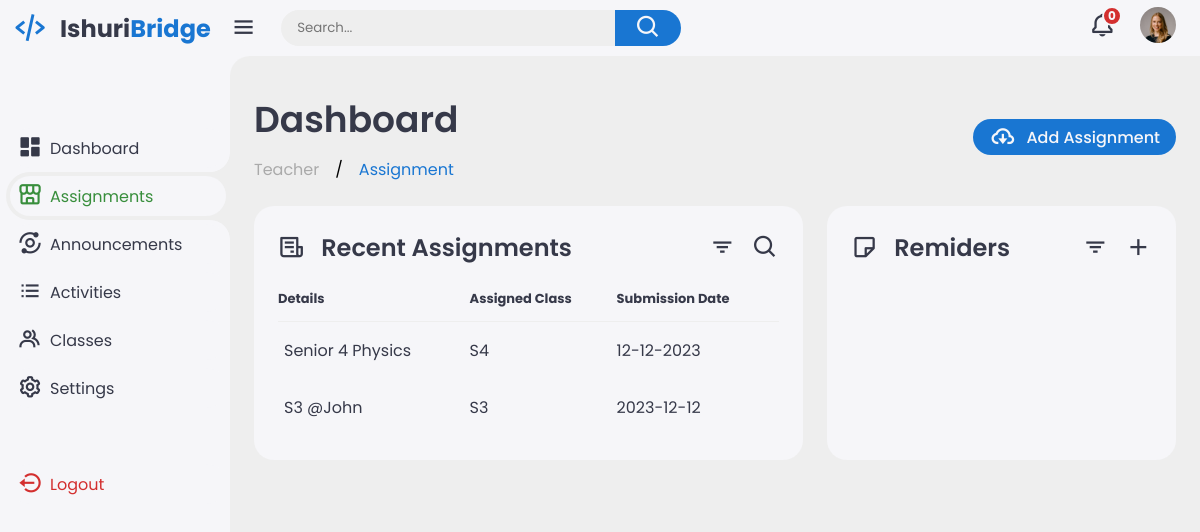
The app's page /assignments/ (signed in) with its own data.
### base/models.py (models this page shows, shortened)
class Teacher(AbstractBaseUser, PermissionsMixin):
    email = models.EmailField(unique=True, null=True)
    name = models.CharField(max_length=150, unique=True, null=True)
    is_active = models.BooleanField(default=True)
    is_staff = models.BooleanField(default=False)
    avatar = models.ImageField(null=False, default='avatar.svg')
    objects = CustomUserManager()
    USERNAME_FIELD = 'email'
    REQUIRED_FIELDS = ['username']

class Assignment(models.Model):
    host = models.ForeignKey(Teacher, on_delete=models.CASCADE, null=True)
    name = models.CharField(max_length=200, null=True)
    description = models.TextField(null=True)
    assigned_class = models.IntegerField(null=True)
    submission_date = models.CharField(max_length=300, null=True)
    uploaded = models.DateTimeField(auto_now=True)
    class Meta:
        ordering = ['-uploaded']

### base/views.py (the view)
# urls.py: path('assignments/', views.viewAssignments, name="view-assignments"),
@login_required(login_url='login')
def viewAssignments(request):
    assignments = Assignment.objects.filter(host=request.user)
    announcements = Announcement.objects.all()
    context = {'assignments': assignments, 'announcements': announcements,}
    return render(request, 'html/assignments-view.html', context)

### base/templates/html/assignments-view.html (shortened to what this page needs)
{% extends 'main.html' %}
{% load static %}
{% block content %}
<div class="sidebar">
    <a href="#" class="logo">
        <i class='bx bx-code-alt'></i>
        <div class="logo-name"><span>Ishuri</span>Bridge</div>
    </a>
    <ul class="side-menu">
        <li><a href="{% url 'teacher' %}"><i class='bx bxs-dashboard'></i>Dashboard</a></li>
        <li class="active"><a href="{% url 'add-assignment' %}"><i class='bx bx-store-alt'></i>Assignments</a></li>
        <li><a href="#"><i class='bx bx-analyse'></i>Announcements</a></li>
        <li><a href="{% url 'view-activities'%}"><i class='bx bx-list-ul'></i>Activities</a></li>
        <li><a href="{% url 'classes-view' %}"><i class='bx bx-group'></i>Classes</a></li>
        <li><a href="{% url 'user-profile' request.user.id %}"><i class='bx bx-cog'></i>Settings</a></li>
    </ul>
    <ul class="side-menu">
        <li>
            <a href="{% url 'logout' %}" class="logout">
                <i class='bx bx-log-out-circle'></i>
                Logout
            </a>
        </li>
    </ul>
</div>
<div class="content">
    <main>
        <div class="header">
            <div class="left">
                <h1>Dashboard</h1>
                <ul class="breadcrumb">
                    <li><a href="#">
                            Teacher
                        </a></li>
                    /
                    <li><a href="" class="active">Assignment</a></li>
                </ul>
            </div>
            <a href="{% url 'add-assignment' %}" class="report">
                <i class='bx bx-cloud-download'></i>
                <span>Add Assignment</span>
            </a>
        </div>
        <div class="bottom-data">
            <div class="orders">
                <div class="header">
                    <i class='bx bx-receipt'></i>
                    <h3>Recent Assignments</h3>
                    <i class='bx bx-filter'></i>
                    <i class='bx bx-search'></i>
                </div>
                <table>
                    <thead>
                        <tr>
                            <th>Details</th>
                            <th>Assigned Class</th>
                            <th>Submission Date</th>
                        </tr>
                    </thead>
                    <tbody>
                        {% for assignment in assignments %}
                        <tr>
                            <td>
                                <p>{{assignment.name}}</p>
                            </td>
                            <td>S{{assignment.assigned_class}}</td>
                            <td>{{assignment.submission_date}}</td>
                        </tr>
                        {% endfor %}
                    </tbody>
                </table>
            </div>
            <div class="reminders">
                <div class="header">
                    <i class='bx bx-note'></i>
                    <h3>Remiders</h3>
                    <i class='bx bx-filter'></i>
                    <i class='bx bx-plus'></i>
                </div>
            </div>
        </div>
    </main>
</div>
{% endblock content %}

### templates/main.html (shortened to what this page needs)
<!DOCTYPE html>
{% load static %}
<html lang="en">
<head>
    <link href='https://unpkg.com/boxicons@2.1.4/css/boxicons.min.css' rel='stylesheet'>
    <link rel="stylesheet" href="{% static 'style.css' %}">
</head>
<body>
  <div class="content">
    <nav>
      <i class='bx bx-menu'></i>
      <form action="#">
          <div class="form-input">
              <input type="search" placeholder="Search...">
              <button class="search-btn" type="submit"><i class='bx bx-search'></i></button>
          </div>
      </form>
      <a href="#" class="notif">
          <i class='bx bx-bell'></i>
          <span class="count">{{announcements.count}}</span>
      </a>
      <a href="{% url 'user-profile' request.user.id %}" class="profile">
          <img src="{{user.avatar.url}}">
      </a>
  </nav>
  </div>
  {% block content %}
  {% endblock content %}
</body>

### records on screen
Teacher: avatar (picture)
Assignment: name "Senior 4 Physics", assigned_class "4", submission_date "12-12-2023"
Assignment: name "S3 @John", assigned_class "3", submission_date "2023-12-12"

### other values on screen
{{ announcements.count }} "0"
